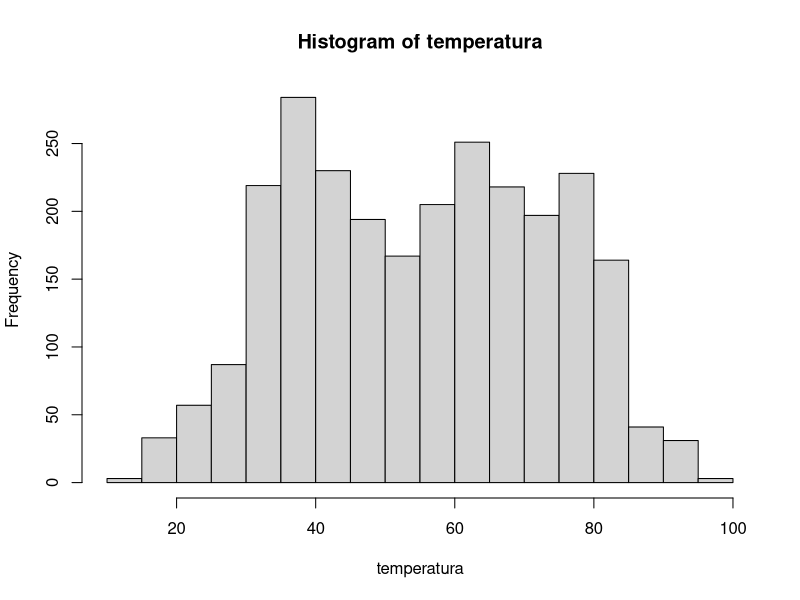
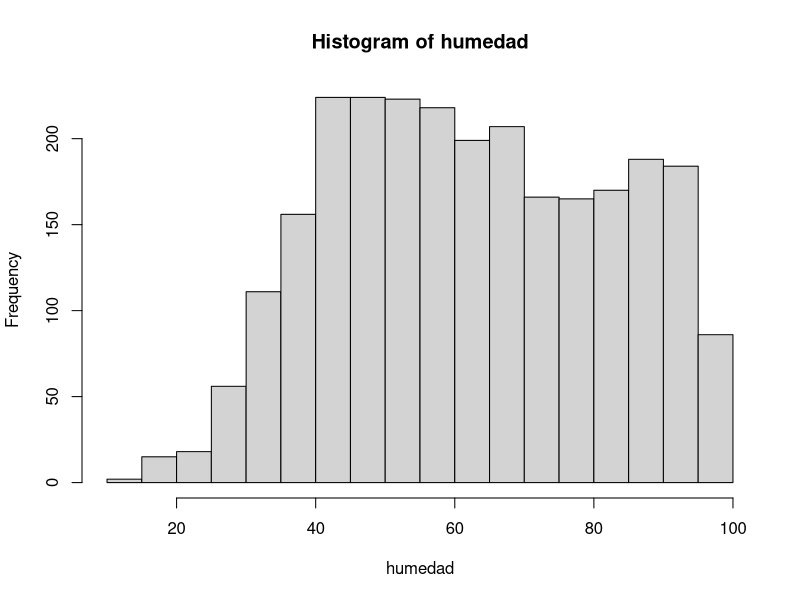
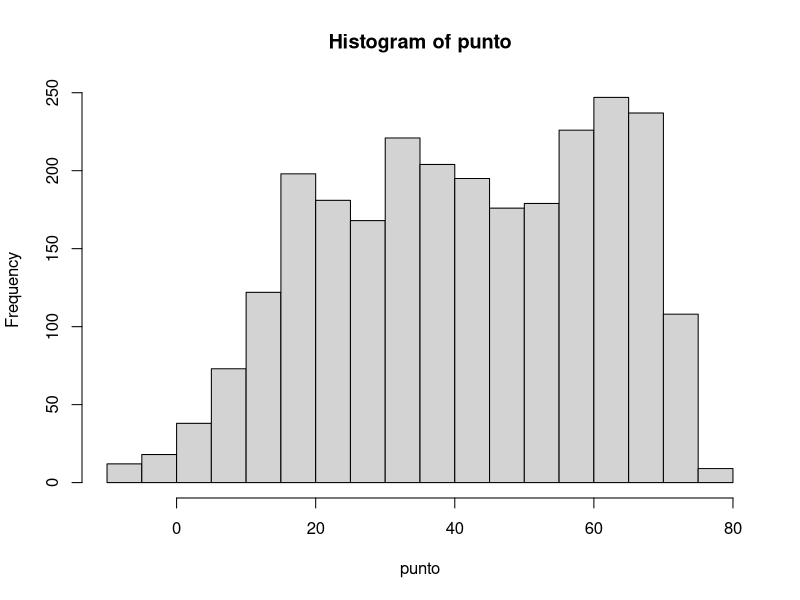
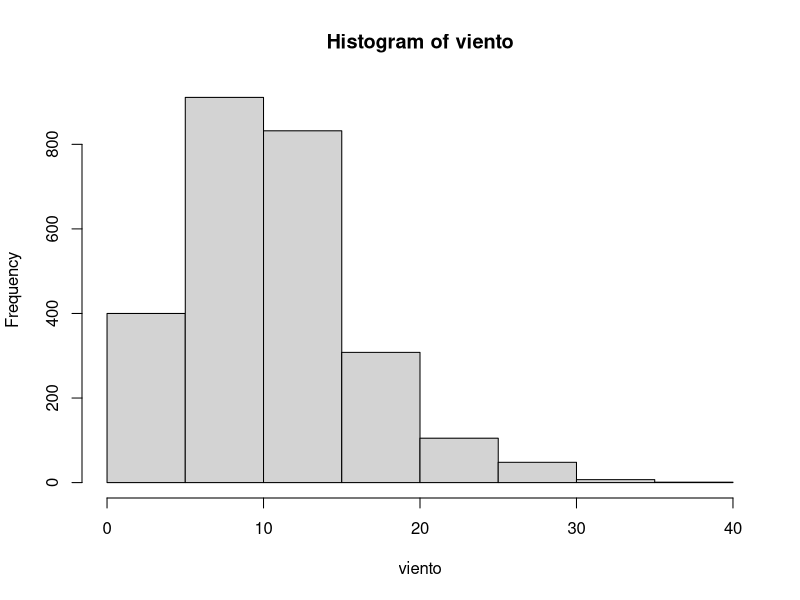

Write R code to recreate these figures, in order.
# nombre del archivo a mandar por correo:
# Maria Paz_Morales_inferencia_Francisco Leiva. R
# ejemplo:
# juan_perez_estadistica_mayer.R

# No olvide ejecutar las líneas 6 y 11 antes de empezar el resto del trabajo
library(readxl)


# 1. Use la función read_excel para cargar los datos que se encuentran en el archivo excel datos_ie.xlsx
misdatos <- read_excel("datos_ie.xlsx")

library(readxl)
misdatos <- read_excel("datos_ie.xlsx")


# 2. Para la variable "velocidad_viento", que es una de las columnas de los datos 
# que acaba de cargar, encuentre lo siguiente usando la función quantile:
# 2.1 el cuantil 0.025 (2 pto)
# 2.2 la mediana (2 pto)
# 2.3 el cuantil 0.975 (2 pto)
# Nota la función quantile es la que calcula cuantiles de un vector. Por ejemplo si el vector se llama x y
# queremos calcular el cuantil 37 escribiremos en R quantile(x, 0.37)

viento <- c(misdatos$velocidad_viento)
quantile (viento, 0.025)
mean(viento)
quantile (viento, 0.975)

     
# 3. Para la variable "temperatura" compute lo siguiente
# 3.1 la media (2 pto)
# 3.2 la desviación estandar    (2 pto)
# 3.3 la cantidad de observaciones (n)   (2 pto)
# 3.4 la desviación estandar, dividida por la raíz de n  (2 pto)

  temperatura <- c(misdatos$temperatura)
mean(temperatura)
sd(temperatura)
dim(misdatos)

# 4. Grafique los histogramas de estas cuatro variables: temperatura, humedad,
# punto_rocio y velocidad_viento. Puede usar cualquier función y paquete de R (4 pts)

humedad <- c(misdatos$humedad)
punto <- c(misdatos$punto_rocio)

hist(temperatura)
hist(humedad)
hist(punto)
hist(viento)


# 5. Use el comando pnorm, para encontrar la probabilidad de que una variable aleatoria normal
# estándard esté entre -1 y 1.2, es decir, encontrar P(-1 <= z <= 1.2)
# Nota, el comando pnorm asume por defecto que nuestra normal es estándar. (2 pto)
